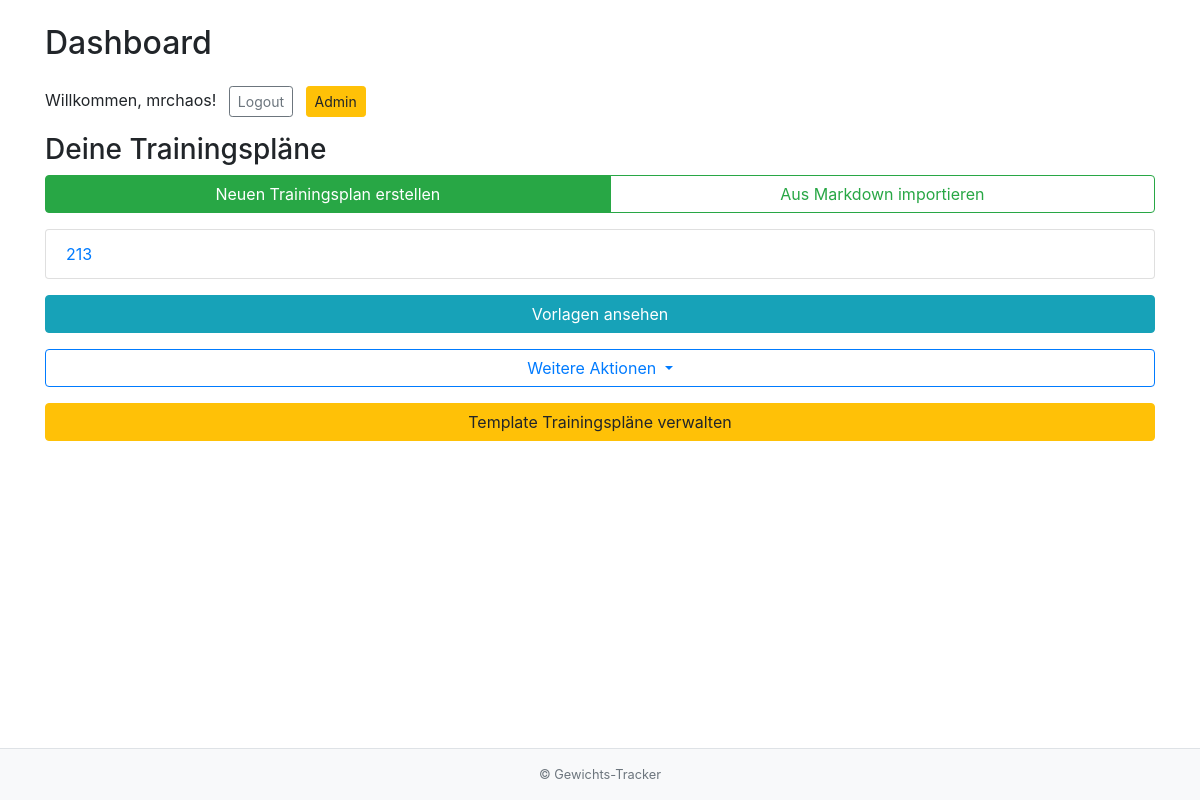
Page /dashboard (signed in) on the earlier database version.
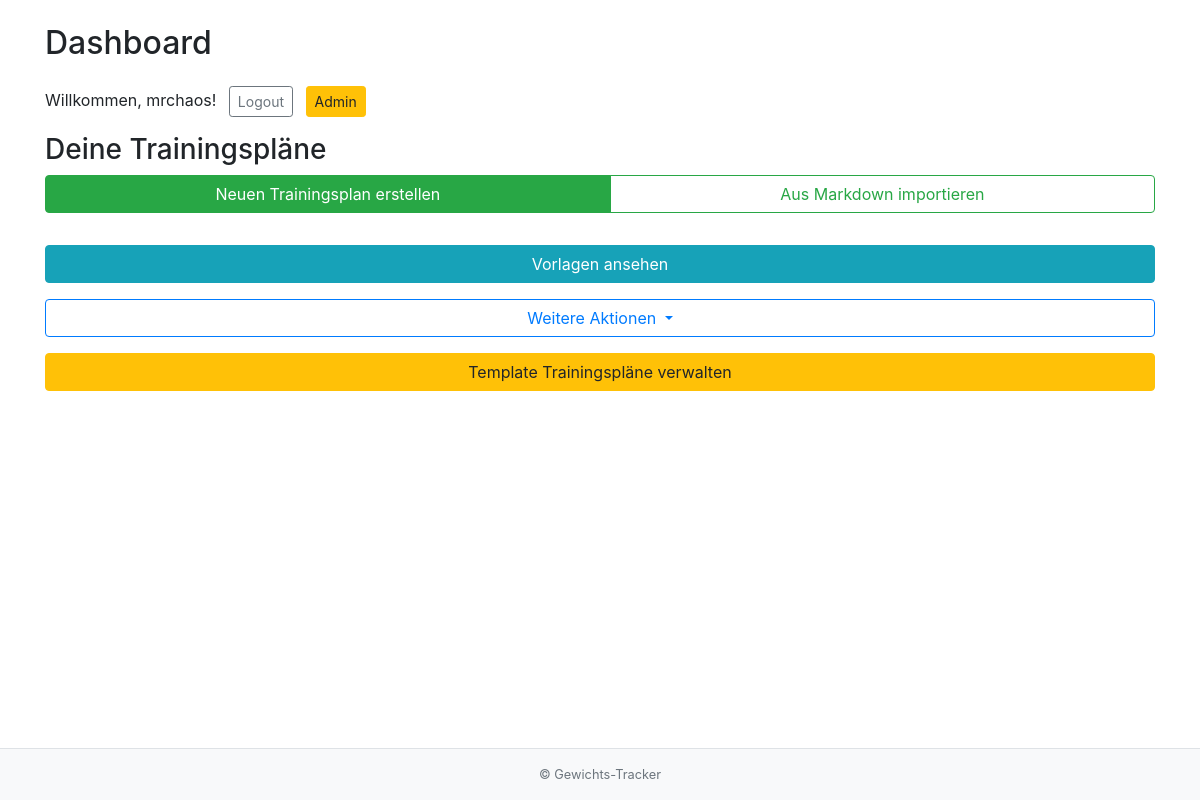
Same page on the later database version.
### app.py (models this page shows)
class TrainingPlan(db.Model):
    id = db.Column(db.Integer, primary_key=True)
    title = db.Column(db.String(150), nullable=False)
    description = db.Column(db.String(300))
    user_id = db.Column(db.Integer, db.ForeignKey('user.id'), nullable=False)
    exercises = db.relationship('Exercise', secondary=plan_exercises, back_populates='training_plans')

### app.py (the view)
@app.route('/dashboard')
@login_required
def dashboard():
    training_plans = TrainingPlan.query.filter_by(user_id=current_user.id).all()
    return render_template('dashboard.html', training_plans=training_plans)

### app.py (called while the page is built, shortened)
def _ensure_database_setup_once() -> None:
    if getattr(app, '_database_setup_ran', False):
        return

@app.context_processor
def inject_footer_pages():
    _ensure_database_setup_once()
    return {
        "footer_pages": FooterPage.query.all(),
        "footer_links": FooterLink.query.all(),
    }

@login_manager.user_loader
def load_user(user_id):
    return User.query.get(int(user_id))

### templates/dashboard.html (shortened to what this page needs)
{% extends "base.html" %}
{% block content %}
  <div class="container">
    <h2 class="mb-4">Dashboard</h2>
    <p>
      Willkommen, {{ current_user.username }}!
      <a href="{{ url_for('logout') }}" class="btn btn-outline-secondary btn-sm ml-2">Logout</a>
      {% if current_user.is_admin %}
        <a href="{{ url_for('admin_overview') }}" class="btn btn-warning btn-sm ml-2">Admin</a>
      {% endif %}
    </p>
    <h3>Deine Trainingspläne</h3>
    <div class="btn-group mb-3 btn-block" role="group">
      <a href="{{ url_for('create_training_plan') }}" class="btn btn-success">Neuen Trainingsplan erstellen</a>
      <a href="{{ url_for('import_training_plan') }}" class="btn btn-outline-success">Aus Markdown importieren</a>
    </div>
    <ul class="list-group">
      {% for plan in training_plans %}
        <li class="list-group-item">
          <a href="{{ url_for('training_plan_detail', training_plan_id=plan.id) }}">{{ plan.title }}</a>
        </li>
      {% endfor %}
    </ul>
    <a href="{{ url_for('template_plans') }}" class="btn btn-info btn-block mt-3">Vorlagen ansehen</a>
    <div class="dropdown mt-3">
      <button class="btn btn-outline-primary btn-block dropdown-toggle" type="button" id="dashboardActionsDropdown" data-toggle="dropdown" aria-haspopup="true" aria-expanded="false">
        Weitere Aktionen
      </button>
    </div>
    {% if current_user.is_admin or current_user.is_trainer %}
      <a href="{{ url_for('admin_template_plans') }}" class="btn btn-warning btn-block mt-3">Template Trainingspläne verwalten</a>
    {% endif %}
  </div>
{% endblock %}

Differences in the rows shown:
removed TrainingPlan: title "213"
